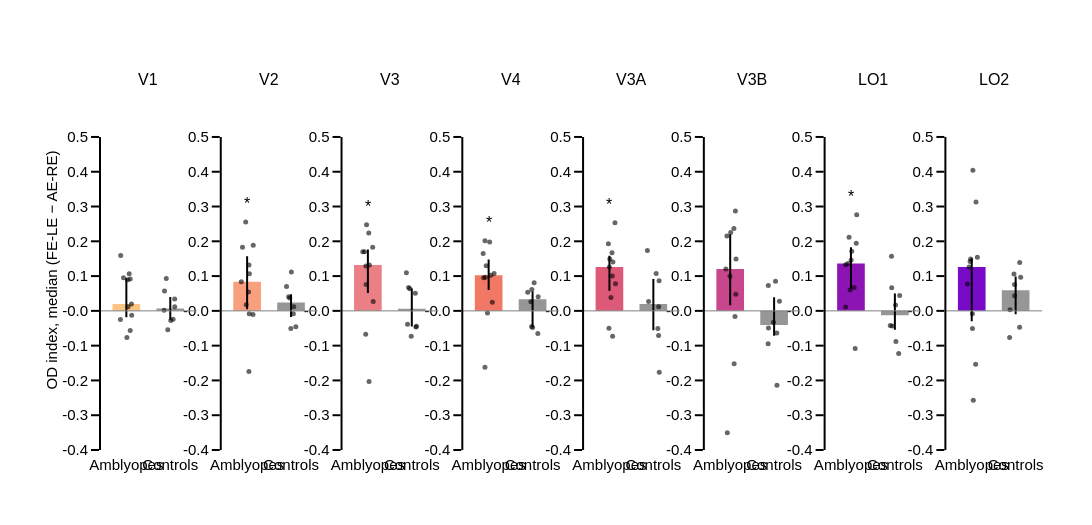
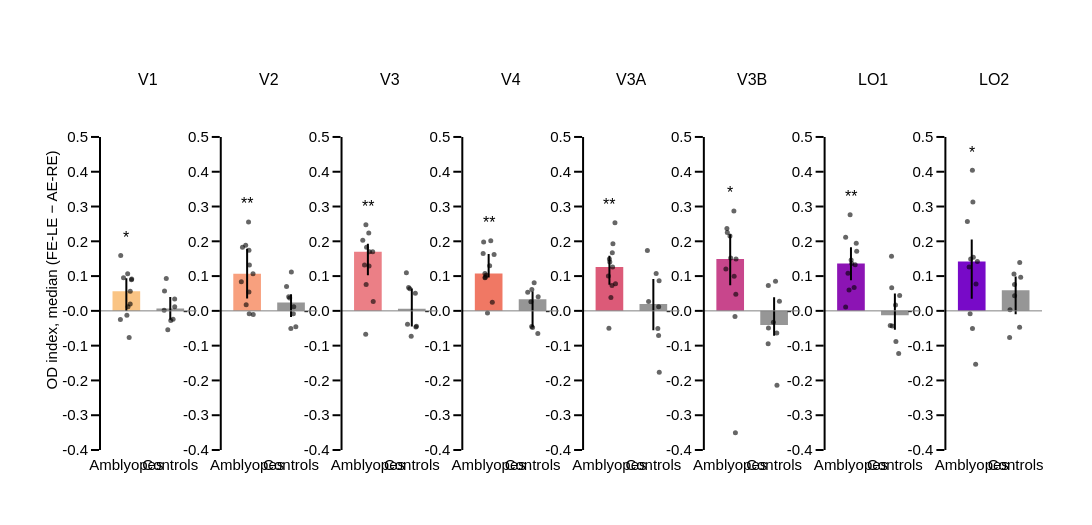
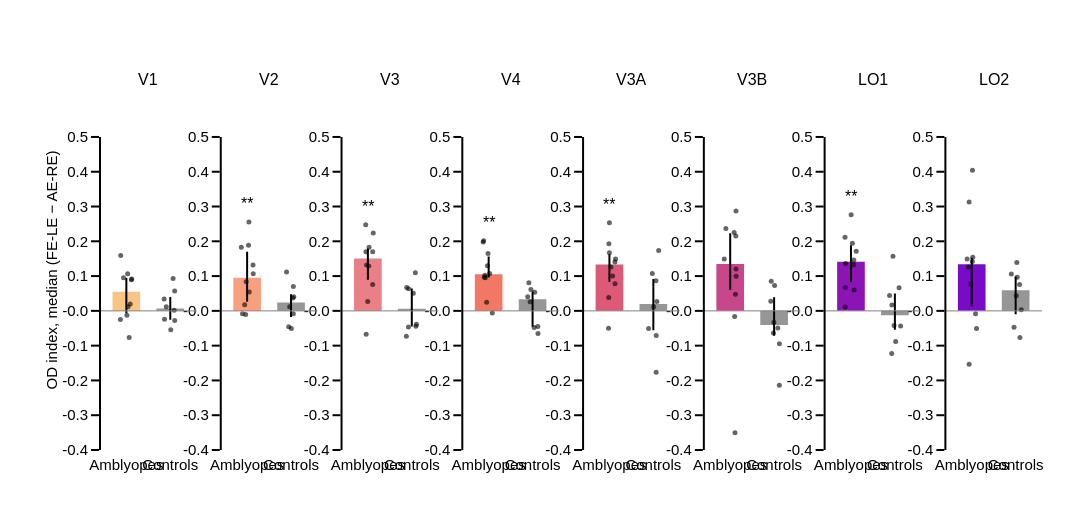

Notebook source saved alongside these figures, in order:
### Code cell
od_ticks = nice_ticks(df_subjects.od_index, 0.1)
for v in versions:
    print('\n========== sub-05 {} =========='.format(v))
    bar_figure(dfs[v], ['od_index'], s_od[v], 'OD index, median (FE-LE − AE-RE)', od_ticks, '{:.1f}',
               'od_final_fig2_od_index_{}'.format(version_suffix[v]), ref=0)
